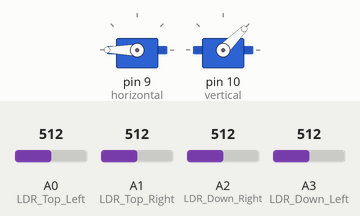
The sketch below on a simulated Arduino Uno, built with avr-gcc and run on an emulated ATmega328P. On the bench: 2 × servo. Inputs (shaded band) come from the test bench; at power-on: A0 (LDR_Top_Left) = 512, A3 (LDR_Down_Left) = 512, A1 (LDR_Top_Right) = 512, A2 (LDR_Down_Right) = 512.

Above: at 4.2 s.
4.3 s: A0 (LDR_Top_Left) set to 550
5.8 s: A0 (LDR_Top_Left) set to 572
At 5.96 s:
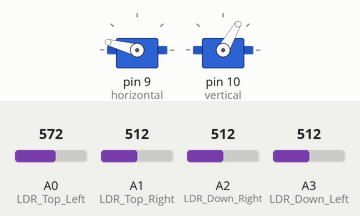
At 7.7 s:
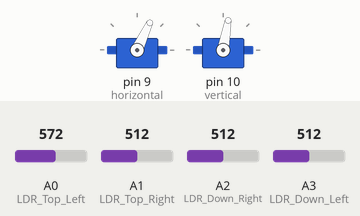
8.5 s: A3 (LDR_Down_Left) set to 610
10.0 s: A3 (LDR_Down_Left) set to 635
At 11.8 s:
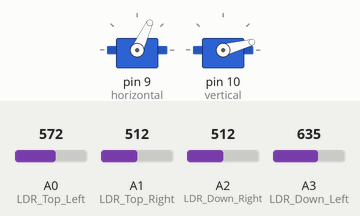
12.1 s: A1 (LDR_Top_Right) set to 608
13.6 s: A1 (LDR_Top_Right) set to 635
At 14.07 s:
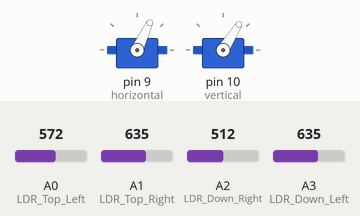
Timing chart, 0 to 16.6 s (numbered marks = the images above; inputs shaded):
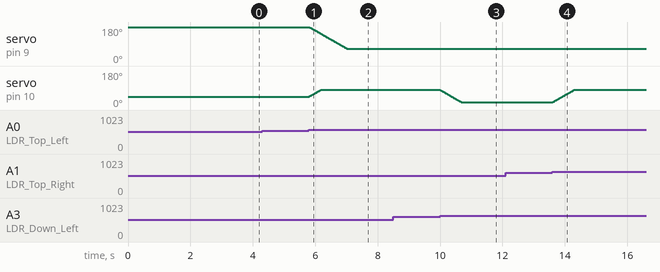

The sketch:

Solar_Tracking_Software.ino
```cpp
//#include <Arduino.h>
#include <Servo.h>
#include "config.h"

void setup() {
  Serial.begin(9600);

  horizontal.attach(9);
  vertical.attach(10);
  horizontal.write(180);
  vertical.write(45);

  if(debug){
  pinMode(13, OUTPUT);
  digitalWrite(13, HIGH);
  delay(200);
  digitalWrite(13, LOW);
  }

  delay(3000);
}


void loop() {
  INT_Top_Left = analogRead(LDR_Top_Left);
  INT_Top_Right = analogRead(LDR_Top_Right);
  INT_Down_Left = analogRead(LDR_Down_Left);
  INT_Down_Right = analogRead(LDR_Down_Right);


  AVG_Top = (INT_Top_Left + INT_Top_Right);
  AVG_Down = (INT_Down_Left + INT_Down_Right);
  AVG_Left = (INT_Top_Left + INT_Down_Left);
  AVG_Right = (INT_Top_Right + INT_Down_Right);

  Vertical_Difference = AVG_Top - AVG_Down;           //Use less cpu time but more memory?
  Horizontal_Difference = AVG_Left - AVG_Right;


  if (-1*INT_Tolerance > Vertical_Difference || Vertical_Difference > INT_Tolerance){           //why????
    if (AVG_Top > AVG_Down){                                                                    //Put && here and at 49
        Vertical_Servo++;                                                                       //Ok maybe not?
        switch((Vertical_Servo > Vertical_Servo_LimitHigh)){
          case 1: Vertical_Servo = Vertical_Servo_LimitHigh; break;
          default: break;
        }
    }
    else if (AVG_Top < AVG_Down){
      Vertical_Servo--;
      switch((Vertical_Servo < Vertical_Servo_LimitLow)){
          case 1: Vertical_Servo = Vertical_Servo_LimitLow; break;
          default: break;
        }
    }
    vertical.write(Vertical_Servo);
  }

  if (-1*INT_Tolerance > Horizontal_Difference || Horizontal_Difference > INT_Tolerance){     //This seems redundant
    if (AVG_Left > AVG_Right){                                                                //TODO: make one function
      Horizontal_Servo--;
      switch((Horizontal_Servo < Horizontal_Servo_LimitLow)){
        case 1: Horizontal_Servo = Horizontal_Servo_LimitLow; break;
        default: break;
      }
    }
    else if (AVG_Left < AVG_Right){
      Horizontal_Servo++;
      switch((Horizontal_Servo > Horizontal_Servo_LimitHigh)){
        case 1: Horizontal_Servo = Horizontal_Servo_LimitHigh; break;
        default: break;
      }
    }
    horizontal.write(Horizontal_Servo);
  }

  delay(Delay_Time);
}
```

config.h
```cpp
#ifndef CONFIG_H
#define CONFIG_H

bool debug=false;

// 180 MAX
Servo horizontal;
int Horizontal_Servo = 180,
    Horizontal_Servo_LimitHigh = 180,
    Horizontal_Servo_LimitLow = 65
;

// 65 MAX
Servo vertical;
int Vertical_Servo = 45,
    Vertical_Servo_LimitHigh = 80,
    Vertical_Servo_LimitLow = 15,
    Delay_Time = 10,
    INT_Tolerance = 50
;

int LDR_Top_Left = 0,
    LDR_Top_Right = 1,
    LDR_Down_Left = 3,
    LDR_Down_Right = 2
;

int INT_Top_Left,
    INT_Top_Right,
    INT_Down_Left,
    INT_Down_Right,
    AVG_Top,
    AVG_Down,
    AVG_Left,
    AVG_Right,
    Vertical_Difference,
    Horizontal_Difference
;


#endif
```

Measured:
- the behaviour switches between 562 and 563 on A0 (LDR_Top_Left) (found by bisection; images 0 and 1)
- the behaviour switches between 622 and 623 on A3 (LDR_Down_Left) (found by bisection; images 2 and 3)
- the behaviour switches between 625 and 626 on A1 (LDR_Top_Right) (found by bisection; images 3 and 4)
- after the input at 4.3 s, every drawn part: stays the same
- after the input at 5.8 s, servo on pin 9 (horizontal): moves from 180° to 65° over 1.2 s, starting at once; servo on pin 10 (vertical): moves from 45° to 80° over 0.36 s, starting at once
- after the input at 8.5 s, every drawn part: stays the same
- after the input at 10.0 s, servo on pin 10 (vertical): moves from 80° to 15° over 0.68 s, starting at once
- after the input at 12.1 s, every drawn part: stays the same
- after the input at 13.6 s, servo on pin 10 (vertical): moves from 15° to 80° over 0.68 s, starting at once
